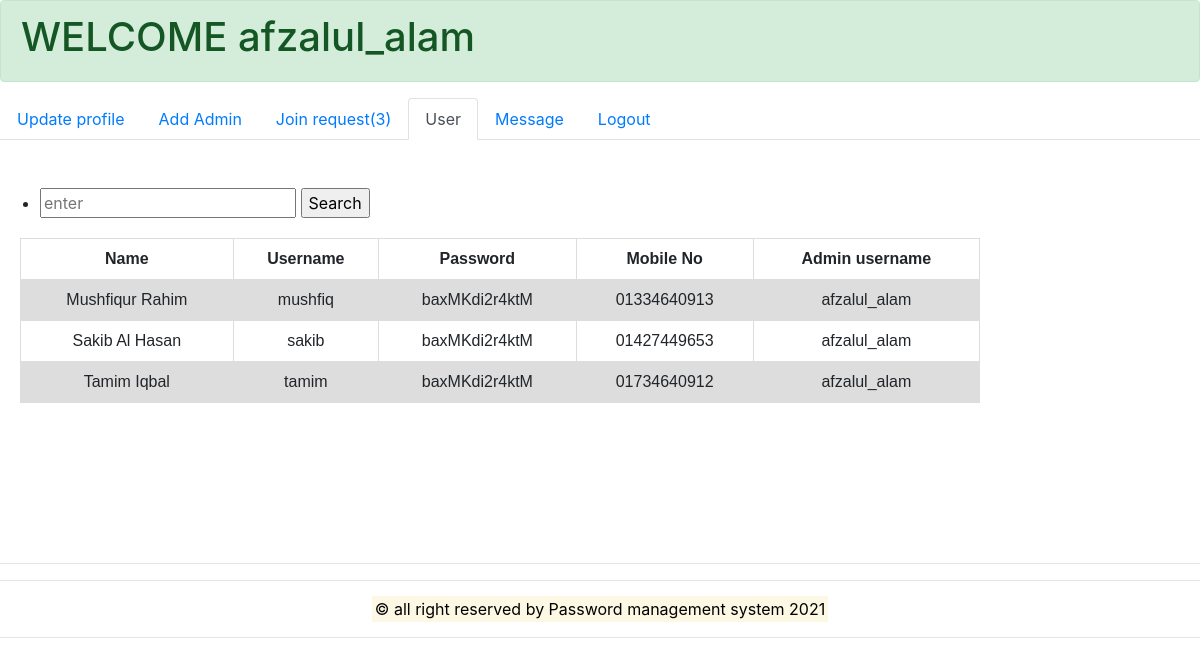
The page /user_no.php (signed in) on the database its author committed.
### tables this page shows
CREATE TABLE `user` (
  `name` varchar(30) NOT NULL,
  `username` varchar(30) NOT NULL,
  `password` varchar(30) NOT NULL,
  `mobile_no` varchar(300) NOT NULL,
  `admin_username` varchar(30) NOT NULL,
  `image_name` varchar(200) NOT NULL
);

### functions.php (the view, shortened to what this page needs)
<?php include_once "db.php";
    function total_request()
    {
        global $connection;
        $query="select * from join_request";
        $result=mysqli_query($connection,$query);
        $total=mysqli_num_rows($result);
        echo $total;
    }
    function read_user()
    {
        global $connection;
        $query="select * from user";
        $result=mysqli_query($connection,$query);
        if($result)
        {
            echo '<table border="1" width=60%>
             <tr>
                <th>Name</th>
                <th>Username</th>
                <th>Password</th>
                <th>Mobile No</th>
                <th>Admin username</th>
            </tr>';
            while ($row = mysqli_fetch_row($result))
            {
                echo '
                <tr>
                    <td>'.$row[0].'</td>
                    <td>'.$row[1].'</td>
                    <td>'.$row[2].'</td>
                    <td>0'.$row[3].'</td>
                    <td>'.$row[4].'</td>
                </tr>';
            }
            echo'</table><br><br>';
        }
        else
        {
                show_error_message("read failed.");
                echo mysqli_error($connection);
        }
    }
?>

### header.php (style rules this page uses)
table { font-family: arial, sans-serif; border-collapse: collapse; width: 80%; margin-top:20px ; margin-left:20px }
td, th { border: 1px solid #dddddd; text-align: left; padding: 8px; text-align: center; }
tr:nth-child(even) { background-color: #dddddd; }

### rows shown on the page
user: name "Mushfiqur Rahim", username "mushfiq", password "baxMKdi2r4ktM", mobile_no "1334640913", admin_username "afzalul_alam"
user: name "Sakib Al Hasan", username "sakib", password "baxMKdi2r4ktM", mobile_no "1427449653", admin_username "afzalul_alam"
user: name "Tamim Iqbal", username "tamim", password "baxMKdi2r4ktM", mobile_no "1734640912", admin_username "afzalul_alam"

### other values the page prints
$_SESSION['username'] "afzalul_alam"
$total "3"
